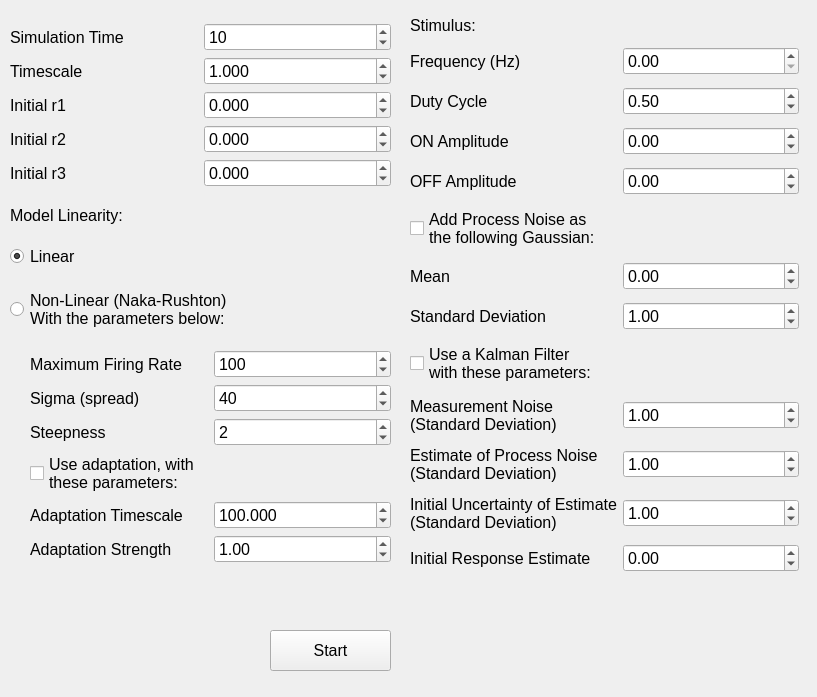
<?xml version="1.0" encoding="UTF-8"?>
<ui version="4.0">
 <class>Form</class>
 <widget class="QWidget" name="Form">
  <property name="geometry">
   <rect>
    <x>0</x>
    <y>0</y>
    <width>817</width>
    <height>697</height>
   </rect>
  </property>
  <property name="sizePolicy">
   <sizepolicy hsizetype="Preferred" vsizetype="Preferred">
    <horstretch>0</horstretch>
    <verstretch>0</verstretch>
   </sizepolicy>
  </property>
  <property name="minimumSize">
   <size>
    <width>0</width>
    <height>0</height>
   </size>
  </property>
  <property name="maximumSize">
   <size>
    <width>16777215</width>
    <height>16777215</height>
   </size>
  </property>
  <property name="font">
   <font>
    <pointsize>12</pointsize>
   </font>
  </property>
  <property name="windowTitle">
   <string>Form</string>
  </property>
  <widget class="QWidget" name="verticalLayoutWidget">
   <property name="geometry">
    <rect>
     <x>10</x>
     <y>10</y>
     <width>381</width>
     <height>571</height>
    </rect>
   </property>
   <layout class="QVBoxLayout" name="verticalLayout">
    <item>
     <layout class="QGridLayout" name="gridLayout">
      <item row="1" column="1">
       <widget class="QDoubleSpinBox" name="param_tau">
        <property name="styleSheet">
         <string notr="true">font: 12pt &quot;MS Shell Dlg 2&quot;;</string>
        </property>
        <property name="decimals">
         <number>3</number>
        </property>
        <property name="minimum">
         <double>-99.989999999999995</double>
        </property>
        <property name="value">
         <double>1.000000000000000</double>
        </property>
       </widget>
      </item>
      <item row="4" column="1">
       <widget class="QDoubleSpinBox" name="param_r0_3">
        <property name="styleSheet">
         <string notr="true">font: 12pt &quot;MS Shell Dlg 2&quot;;</string>
        </property>
        <property name="decimals">
         <number>3</number>
        </property>
        <property name="minimum">
         <double>-99.989999999999995</double>
        </property>
       </widget>
      </item>
      <item row="3" column="1">
       <widget class="QDoubleSpinBox" name="param_r0_2">
        <property name="styleSheet">
         <string notr="true">font: 12pt &quot;MS Shell Dlg 2&quot;;</string>
        </property>
        <property name="decimals">
         <number>3</number>
        </property>
        <property name="minimum">
         <double>-99.989999999999995</double>
        </property>
       </widget>
      </item>
      <item row="2" column="1">
       <widget class="QDoubleSpinBox" name="param_r0_1">
        <property name="styleSheet">
         <string notr="true">font: 12pt &quot;MS Shell Dlg 2&quot;;</string>
        </property>
        <property name="decimals">
         <number>3</number>
        </property>
        <property name="minimum">
         <double>-99.989999999999995</double>
        </property>
       </widget>
      </item>
      <item row="1" column="0">
       <widget class="QLabel" name="label_6">
        <property name="text">
         <string>Timescale</string>
        </property>
       </widget>
      </item>
      <item row="3" column="0">
       <widget class="QLabel" name="label_8">
        <property name="text">
         <string>Initial r2</string>
        </property>
       </widget>
      </item>
      <item row="2" column="0">
       <widget class="QLabel" name="label_7">
        <property name="text">
         <string>Initial r1</string>
        </property>
       </widget>
      </item>
      <item row="4" column="0">
       <widget class="QLabel" name="label_9">
        <property name="text">
         <string>Initial r3</string>
        </property>
       </widget>
      </item>
      <item row="0" column="0">
       <widget class="QLabel" name="label_10">
        <property name="text">
         <string>Simulation Time</string>
        </property>
       </widget>
      </item>
      <item row="0" column="1">
       <widget class="QSpinBox" name="param_total_time">
        <property name="maximum">
         <number>1000</number>
        </property>
        <property name="value">
         <number>10</number>
        </property>
       </widget>
      </item>
     </layout>
    </item>
    <item>
     <widget class="QLabel" name="label_5">
      <property name="sizePolicy">
       <sizepolicy hsizetype="Fixed" vsizetype="Fixed">
        <horstretch>0</horstretch>
        <verstretch>0</verstretch>
       </sizepolicy>
      </property>
      <property name="text">
       <string>Model Linearity:</string>
      </property>
     </widget>
    </item>
    <item>
     <widget class="QRadioButton" name="radioButton_linear">
      <property name="text">
       <string>Linear</string>
      </property>
      <property name="checked">
       <bool>true</bool>
      </property>
      <attribute name="buttonGroup">
       <string notr="true">buttonGroup</string>
      </attribute>
     </widget>
    </item>
    <item>
     <widget class="QRadioButton" name="radioButton_nonlinear">
      <property name="text">
       <string>Non-Linear (Naka-Rushton)
With the parameters below:</string>
      </property>
      <attribute name="buttonGroup">
       <string notr="true">buttonGroup</string>
      </attribute>
     </widget>
    </item>
    <item>
     <layout class="QGridLayout" name="gridLayout_3">
      <item row="0" column="2">
       <widget class="QSpinBox" name="param_max_rate">
        <property name="minimum">
         <number>-1000</number>
        </property>
        <property name="maximum">
         <number>1000</number>
        </property>
        <property name="value">
         <number>100</number>
        </property>
       </widget>
      </item>
      <item row="0" column="1">
       <widget class="QLabel" name="label_2">
        <property name="text">
         <string>Maximum Firing Rate</string>
        </property>
       </widget>
      </item>
      <item row="1" column="1">
       <widget class="QLabel" name="label_3">
        <property name="text">
         <string>Sigma (spread)</string>
        </property>
       </widget>
      </item>
      <item row="1" column="2">
       <widget class="QSpinBox" name="param_sigma">
        <property name="minimum">
         <number>-1000</number>
        </property>
        <property name="maximum">
         <number>1000</number>
        </property>
        <property name="value">
         <number>40</number>
        </property>
       </widget>
      </item>
      <item row="2" column="2">
       <widget class="QSpinBox" name="param_steepness">
        <property name="minimum">
         <number>-1000</number>
        </property>
        <property name="maximum">
         <number>1000</number>
        </property>
        <property name="value">
         <number>2</number>
        </property>
       </widget>
      </item>
      <item row="2" column="1">
       <widget class="QLabel" name="label_4">
        <property name="text">
         <string>Steepness</string>
        </property>
       </widget>
      </item>
      <item row="0" column="0">
       <spacer name="horizontalSpacer">
        <property name="orientation">
         <enum>Qt::Horizontal</enum>
        </property>
        <property name="sizeType">
         <enum>QSizePolicy::Fixed</enum>
        </property>
        <property name="sizeHint" stdset="0">
         <size>
          <width>20</width>
          <height>20</height>
         </size>
        </property>
       </spacer>
      </item>
      <item row="3" column="1">
       <widget class="QCheckBox" name="checkBox_adaptation">
        <property name="text">
         <string>Use adaptation, with
these parameters:</string>
        </property>
       </widget>
      </item>
      <item row="5" column="2">
       <widget class="QDoubleSpinBox" name="param_adaptation_strength">
        <property name="value">
         <double>1.000000000000000</double>
        </property>
       </widget>
      </item>
      <item row="4" column="2">
       <widget class="QDoubleSpinBox" name="param_adaptation_tau">
        <property name="decimals">
         <number>3</number>
        </property>
        <property name="maximum">
         <double>999.990000000000009</double>
        </property>
        <property name="value">
         <double>100.000000000000000</double>
        </property>
       </widget>
      </item>
      <item row="4" column="1">
       <widget class="QLabel" name="label_11">
        <property name="text">
         <string>Adaptation Timescale</string>
        </property>
       </widget>
      </item>
      <item row="5" column="1">
       <widget class="QLabel" name="label_12">
        <property name="text">
         <string>Adaptation Strength</string>
        </property>
       </widget>
      </item>
     </layout>
    </item>
   </layout>
  </widget>
  <widget class="QPushButton" name="pushButton">
   <property name="geometry">
    <rect>
     <x>270</x>
     <y>630</y>
     <width>121</width>
     <height>41</height>
    </rect>
   </property>
   <property name="font">
    <font>
     <pointsize>12</pointsize>
    </font>
   </property>
   <property name="text">
    <string>Start</string>
   </property>
  </widget>
  <widget class="QWidget" name="gridLayoutWidget_2">
   <property name="geometry">
    <rect>
     <x>410</x>
     <y>10</y>
     <width>389</width>
     <height>571</height>
    </rect>
   </property>
   <layout class="QGridLayout" name="gridLayout_2">
    <item row="10" column="1">
     <widget class="QDoubleSpinBox" name="kalman_noise_proc">
      <property name="value">
       <double>1.000000000000000</double>
      </property>
     </widget>
    </item>
    <item row="9" column="0">
     <widget class="QLabel" name="label_19">
      <property name="text">
       <string>Measurement Noise
(Standard Deviation)</string>
      </property>
     </widget>
    </item>
    <item row="8" column="0">
     <widget class="QCheckBox" name="checkBox_kalman">
      <property name="text">
       <string>Use a Kalman Filter
with these parameters:</string>
      </property>
     </widget>
    </item>
    <item row="9" column="1">
     <widget class="QDoubleSpinBox" name="kalman_noise_meas">
      <property name="value">
       <double>1.000000000000000</double>
      </property>
     </widget>
    </item>
    <item row="11" column="0">
     <widget class="QLabel" name="label_21">
      <property name="text">
       <string>Initial Uncertainty of Estimate
(Standard Deviation)</string>
      </property>
     </widget>
    </item>
    <item row="10" column="0">
     <widget class="QLabel" name="label_20">
      <property name="text">
       <string>Estimate of Process Noise
(Standard Deviation)</string>
      </property>
     </widget>
    </item>
    <item row="6" column="1">
     <widget class="QDoubleSpinBox" name="param_noise_mean">
      <property name="font">
       <font>
        <pointsize>12</pointsize>
       </font>
      </property>
      <property name="minimum">
       <double>-99.000000000000000</double>
      </property>
     </widget>
    </item>
    <item row="7" column="1">
     <widget class="QDoubleSpinBox" name="param_noise_stddev">
      <property name="value">
       <double>1.000000000000000</double>
      </property>
     </widget>
    </item>
    <item row="6" column="0">
     <widget class="QLabel" name="label">
      <property name="text">
       <string>Mean</string>
      </property>
     </widget>
    </item>
    <item row="7" column="0">
     <widget class="QLabel" name="label_18">
      <property name="text">
       <string>Standard Deviation</string>
      </property>
     </widget>
    </item>
    <item row="4" column="1">
     <widget class="QDoubleSpinBox" name="stimulus_off_val">
      <property name="minimum">
       <double>-99.000000000000000</double>
      </property>
     </widget>
    </item>
    <item row="1" column="0">
     <widget class="QLabel" name="label_13">
      <property name="text">
       <string>Frequency (Hz)</string>
      </property>
     </widget>
    </item>
    <item row="1" column="1">
     <widget class="QDoubleSpinBox" name="stimulus_frequency"/>
    </item>
    <item row="5" column="0">
     <widget class="QCheckBox" name="checkBox_noise">
      <property name="text">
       <string>Add Process Noise as
the following Gaussian:</string>
      </property>
     </widget>
    </item>
    <item row="3" column="0">
     <widget class="QLabel" name="label_15">
      <property name="text">
       <string>ON Amplitude</string>
      </property>
     </widget>
    </item>
    <item row="3" column="1">
     <widget class="QDoubleSpinBox" name="stimulus_on_val">
      <property name="minimum">
       <double>-99.000000000000000</double>
      </property>
      <property name="value">
       <double>0.000000000000000</double>
      </property>
     </widget>
    </item>
    <item row="2" column="1">
     <widget class="QDoubleSpinBox" name="stimulus_duty">
      <property name="maximum">
       <double>1.000000000000000</double>
      </property>
      <property name="value">
       <double>0.500000000000000</double>
      </property>
     </widget>
    </item>
    <item row="0" column="0">
     <widget class="QLabel" name="label_17">
      <property name="sizePolicy">
       <sizepolicy hsizetype="Preferred" vsizetype="Fixed">
        <horstretch>0</horstretch>
        <verstretch>0</verstretch>
       </sizepolicy>
      </property>
      <property name="text">
       <string>Stimulus:</string>
      </property>
     </widget>
    </item>
    <item row="2" column="0">
     <widget class="QLabel" name="label_14">
      <property name="text">
       <string>Duty Cycle</string>
      </property>
     </widget>
    </item>
    <item row="4" column="0">
     <widget class="QLabel" name="label_16">
      <property name="text">
       <string>OFF Amplitude</string>
      </property>
     </widget>
    </item>
    <item row="11" column="1">
     <widget class="QDoubleSpinBox" name="kalman_init_p">
      <property name="value">
       <double>1.000000000000000</double>
      </property>
     </widget>
    </item>
    <item row="12" column="0">
     <widget class="QLabel" name="label_22">
      <property name="text">
       <string>Initial Response Estimate</string>
      </property>
     </widget>
    </item>
    <item row="12" column="1">
     <widget class="QDoubleSpinBox" name="kalman_init_response">
      <property name="minimum">
       <double>-99.000000000000000</double>
      </property>
     </widget>
    </item>
   </layout>
  </widget>
 </widget>
 <resources/>
 <connections/>
 <buttongroups>
  <buttongroup name="buttonGroup"/>
 </buttongroups>
</ui>
